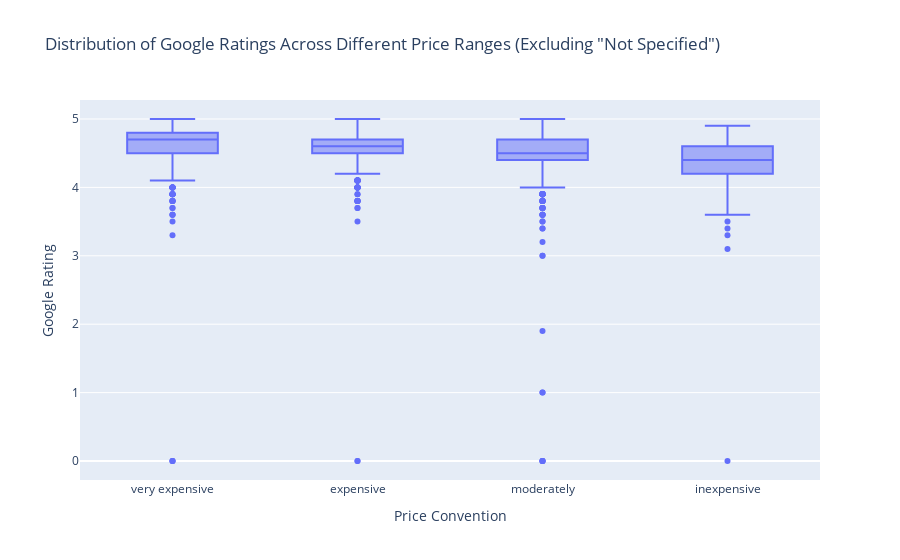

Source (notebook cell):
### Code cell
# Filter out the "Not Specified" values from the price_convention column
data_filtered = df[df['price_convention'] != 'Not Specified']

# Create a boxplot for Google ratings across different price conventions using Plotly, excluding "Not Specified" values
fig_price_filtered = px.box(
    data_filtered, 
    x='price_convention', 
    y='rating',
    title='Distribution of Google Ratings Across Different Price Ranges (Excluding "Not Specified")',
    labels={"price_convention": "Price Convention", "rating": "Google Rating"},
    category_orders={"price_convention": ["Inexpensive", "Moderately", "Expensive", "Very Expensive"]}
)

# Show the plot
fig_price_filtered.show()

### Figure 1 — Plotly figure (JSON) as saved in the notebook; plotly's stock layout.template omitted (floating-point values rounded to 4 significant figures; data arrays with more than 128 entries replaced by an {"elided": "..."} marker saying what was removed)
{"data": [{"alignmentgroup": "True", "hovertemplate": "Price Convention=%{x}<br>Google Rating=%{y}<extra></extra>", "legendgroup": "", "marker": {"color": "#636efa"}, "name": "", "notched": false, "offsetgroup": "", "orientation": "v", "showlegend": false, "type": "box", "x": {"elided": "6945 str values"}, "x0": " ", "xaxis": "x", "y": {"elided": "6945 float values"}, "y0": " ", "yaxis": "y"}], "layout": {"boxmode": "group", "legend": {"tracegroupgap": 0}, "title": {"text": "Distribution of Google Ratings Across Different Price Ranges (Excluding \"Not Specified\")"}, "xaxis": {"anchor": "y", "categoryarray": ["Inexpensive", "Moderately", "Expensive", "Very Expensive"], "categoryorder": "array", "domain": [0, 1], "title": {"text": "Price Convention"}}, "yaxis": {"anchor": "x", "domain": [0, 1], "title": {"text": "Google Rating"}}}}
